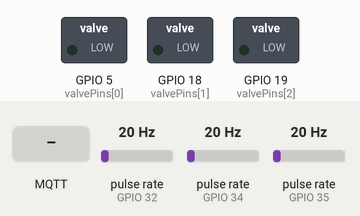
Bench run of a sketch on a simulated ESP32. Shown: switched loads named in the sketch (green lamp = pin HIGH). Wiring (inferred from the names in the program): 3 × pulse sensor: data GPIO 32 / data GPIO 34 / data GPIO 35. Inputs (shaded band) come from the test bench; at power-on: pulse rate (sensors on GPIO 32, GPIO 34, GPIO 35) 20 Hz. WiFi joins after 1.5 s; servers stay silent unless stated; no MQTT or app messages arrive unless stated.

Above: at 2.7 s.
2.8 s: MQTT message "ON1" arrives on the first subscribed topic
At 3.1 s:
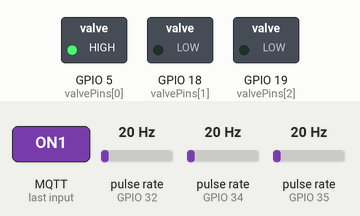
4.3 s: MQTT message "ON2" arrives on the first subscribed topic
At 5.4 s:
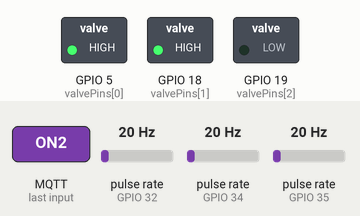
5.8 s: MQTT message "OFF1" arrives on the first subscribed topic
At 6.6 s:
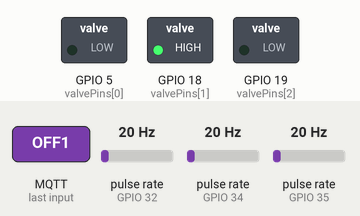
7.3 s: MQTT message "ON3" arrives on the first subscribed topic
At 7.7 s:
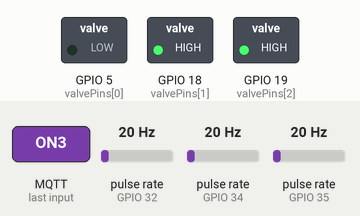
8.8 s: MQTT message "OFF2" arrives on the first subscribed topic
At 10.0 s:
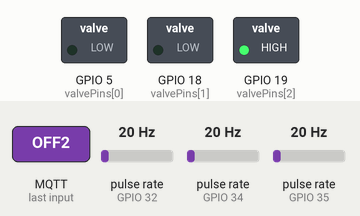
10.3 s: MQTT message "OFF3" arrives on the first subscribed topic
At 11.2 s:
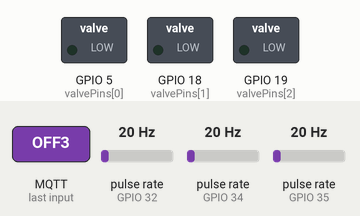
Timing chart, 0 to 12.8 s (numbered marks = the images above; inputs shaded):
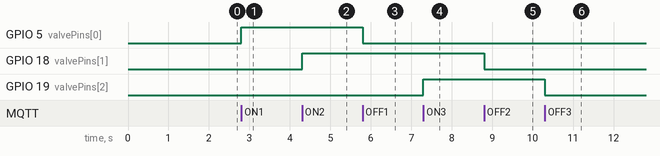

The sketch:

main.ino
```cpp
#include <WiFi.h>
#include <PubSubClient.h>

const char* ssid = "Your_SSID";
const char* password = "Your_PASSWORD";
const char* mqtt_server = "broker.hivemq.com";

WiFiClient espClient;
PubSubClient client(espClient);

const int flowPins[3] = {34, 35, 32};
const int valvePins[3] = {5, 18, 19};
volatile int pulseCounts[3] = {0, 0, 0};
unsigned long lastSendTime = 0;

void IRAM_ATTR pulseCounter0() { pulseCounts[0]++; }
void IRAM_ATTR pulseCounter1() { pulseCounts[1]++; }
void IRAM_ATTR pulseCounter2() { pulseCounts[2]++; }

void setup_wifi() {
  WiFi.begin(ssid, password);
  while (WiFi.status() != WL_CONNECTED) delay(500);
}

void callback(char* topic, byte* payload, unsigned int length) {
  String command;
  for (int i = 0; i < length; i++) command += (char)payload[i];

  if (command == "ON1") digitalWrite(valvePins[0], HIGH);
  else if (command == "OFF1") digitalWrite(valvePins[0], LOW);
  else if (command == "ON2") digitalWrite(valvePins[1], HIGH);
  else if (command == "OFF2") digitalWrite(valvePins[1], LOW);
  else if (command == "ON3") digitalWrite(valvePins[2], HIGH);
  else if (command == "OFF3") digitalWrite(valvePins[2], LOW);
}

void reconnect() {
  while (!client.connected()) {
    if (client.connect("ESP32Client")) client.subscribe("greenhouse/control");
    else delay(5000);
  }
}

void setup() {
  for (int i = 0; i < 3; i++) {
    pinMode(valvePins[i], OUTPUT);
    pinMode(flowPins[i], INPUT_PULLUP);
  }
  attachInterrupt(digitalPinToInterrupt(flowPins[0]), pulseCounter0, FALLING);
  attachInterrupt(digitalPinToInterrupt(flowPins[1]), pulseCounter1, FALLING);
  attachInterrupt(digitalPinToInterrupt(flowPins[2]), pulseCounter2, FALLING);
  Serial.begin(115200);
  setup_wifi();
  client.setServer(mqtt_server, 1883);
  client.setCallback(callback);
}

void loop() {
  if (!client.connected()) reconnect();
  client.loop();

  if (millis() - lastSendTime > 1000) {
    lastSendTime = millis();
    char msg[100];
    snprintf(msg, 100, "{\"flow1\":%d,\"flow2\":%d,\"flow3\":%d}", pulseCounts[0], pulseCounts[1], pulseCounts[2]);
    client.publish("greenhouse/flow", msg);
    for (int i = 0; i < 3; i++) pulseCounts[i] = 0;
  }
}
```

Measured:
- after the input at 2.8 s, GPIO 5 (valvePins[0]): LOW → HIGH at once
- after the input at 4.3 s, GPIO 18 (valvePins[1]): LOW → HIGH at once
- after the input at 5.8 s, GPIO 5 (valvePins[0]): HIGH → LOW at once
- after the input at 7.3 s, GPIO 19 (valvePins[2]): LOW → HIGH at once
- after the input at 8.8 s, GPIO 18 (valvePins[1]): HIGH → LOW at once
- after the input at 10.3 s, GPIO 19 (valvePins[2]): HIGH → LOW at once
